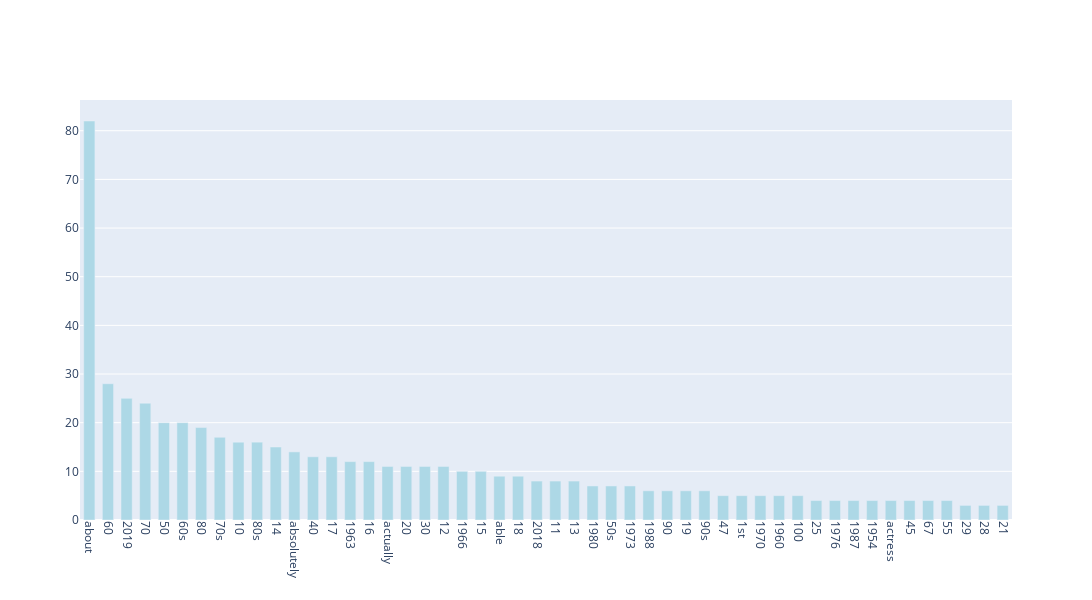

The cell this chart's notebook holds for it:
### Code cell
# sort by frequencies and reduce the number of terms to show

df = pd.DataFrame({
    'words': count_vect.get_feature_names_out()[:200],
    'frequencies': term_frequencies[:200]
})

df = df.sort_values('frequencies', ascending=False)

df = df.iloc[:int(len(df) * 0.25), :]

fig = go.Figure(data=[go.Bar(
    x=df['words'],
    y=df['frequencies'],
    hoverinfo='x+y',
    marker_color='lightblue'
)])

fig.update_layout(
    xaxis_tickangle=90,
    height=600,
    width=1200,
    bargap=0.4
)

fig.show()

### Figure 1 — Plotly figure (JSON) as saved in the notebook; plotly's stock layout.template omitted (floating-point values rounded to 4 significant figures)
{"data": [{"hoverinfo": "x+y", "marker": {"color": "lightblue"}, "type": "bar", "x": ["about", "60", "2019", "70", "50", "60s", "80", "70s", "10", "80s", "14", "absolutely", "40", "17", "1963", "16", "actually", "20", "30", "12", "1966", "15", "able", "18", "2018", "11", "13", "1980", "50s", "1973", "1988", "90", "19", "90s", "47", "1st", "1970", "1960", "100", "25", "1976", "1987", "1954", "actress", "45", "67", "55", "29", "28", "21"], "y": [82, 28, 25, 24, 20, 20, 19, 17, 16, 16, 15, 14, 13, 13, 12, 12, 11, 11, 11, 11, 10, 10, 9, 9, 8, 8, 8, 7, 7, 7, 6, 6, 6, 6, 5, 5, 5, 5, 5, 4, 4, 4, 4, 4, 4, 4, 4, 3, 3, 3]}], "layout": {"bargap": 0.4, "height": 600, "width": 1200, "xaxis": {"autorange": true, "range": [-0.5, 49.5], "tickangle": 90, "type": "category"}, "yaxis": {"autorange": true, "range": [0, 86.32], "type": "linear"}}}
